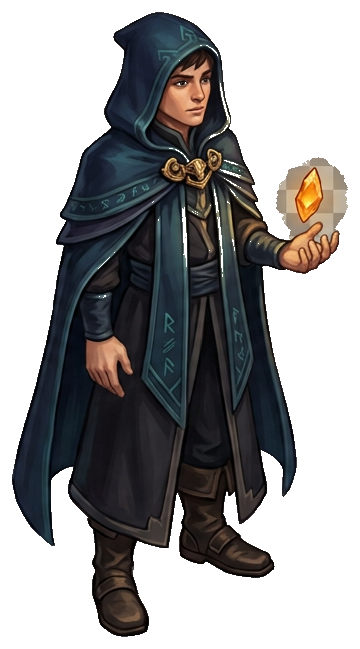
#> input picture Content/Aether/Art/ImportReady/Characters/Mage/PlayerMage_Idle.png, 360 x 649 px
$ python build_sprite_sheets.py
#> lines starting #> are read from the running program, lines starting #| are printed output that depends on the picture; after the words box and inside, x2 and y2 are one past the last pixel; in counts of white or black regions, pixels touching at a corner belong together
#!/usr/bin/env python3
"""Pack prepared character poses into deterministic, row-based sprite sheets.

Generated individual frames stay in ArtSource/Generated/. Prepared frames and
sheet atlases are staged under Content/Aether/Art/ImportReady/ for real Unreal
Paper2D import. The browser preview receives byte-identical local atlases.

Requires Pillow: python -m pip install Pillow
"""
from __future__ import annotations

import json
from pathlib import Path
from typing import Any

from PIL import Image, ImageOps

ROOT = Path(__file__).resolve().parents[2]
IMPORT_ROOT = ROOT / "Content/Aether/Art/ImportReady"
RAW_SHEET_ROOT = ROOT / "ArtSource/Generated/Animations/SpriteSheets"
PREVIEW_ROOT = ROOT / "Preview/assets/spritesheets"


def frame(path: str, *, scale: float = 1.0, offset_x: int = 0, offset_y: int = 0) -> dict[str, Any]:
    return {"path": path, "scale": scale, "offset_x": offset_x, "offset_y": offset_y}


SHEET_SPECS: dict[str, dict[str, Any]] = {
    "player-mage": {
        "filename": "PlayerMage_SpriteSheet.png",
        "preview_filename": "player-mage.png",
        "frame_size": (256, 320),
        "bottom_padding": 8,
        "source_frames": [
            "Content/Aether/Art/ImportReady/Characters/Mage/PlayerMage_Idle.png",
            "Content/Aether/Art/ImportReady/Animations/PlayerMage_Walk.png",
            "Content/Aether/Art/ImportReady/Animations/PlayerMage_Cast.png",
        ],
        "animations": [
            {
                "name": "idle", "fps": 4, "loop": True,
                "frames": [
                    frame("Content/Aether/Art/ImportReady/Characters/Mage/PlayerMage_Idle.png"),
                    frame("Content/Aether/Art/ImportReady/Characters/Mage/PlayerMage_Idle.png", scale=.985, offset_y=-1),
                    frame("Content/Aether/Art/ImportReady/Characters/Mage/PlayerMage_Idle.png", offset_y=-1),
                    frame("Content/Aether/Art/ImportReady/Characters/Mage/PlayerMage_Idle.png", scale=.985),
                ],
            },
            {
                "name": "walk", "fps": 9, "loop": True,
                "frames": [
                    frame("Content/Aether/Art/ImportReady/Characters/Mage/PlayerMage_Idle.png"),
                    frame("Content/Aether/Art/ImportReady/Animations/PlayerMage_Walk.png", offset_y=-1),
                    frame("Content/Aether/Art/ImportReady/Characters/Mage/PlayerMage_Idle.png", offset_y=-1),
                    frame("Content/Aether/Art/ImportReady/Animations/PlayerMage_Walk.png"),
                ],
            },
            {
                "name": "cast", "fps": 12, "loop": False,
                "frames": [
                    frame("Content/Aether/Art/ImportReady/Characters/Mage/PlayerMage_Idle.png"),
                    frame("Content/Aether/Art/ImportReady/Animations/PlayerMage_Cast.png", offset_y=-1),
                    frame("Content/Aether/Art/ImportReady/Animations/PlayerMage_Cast.png"),
                    frame("Content/Aether/Art/ImportReady/Characters/Mage/PlayerMage_Idle.png"),
                ],
            },
        ],
    },
    "elara": {
        "filename": "Elara_SpriteSheet.png",
        "preview_filename": "elara.png",
        "frame_size": (256, 320),
        "bottom_padding": 8,
        "source_frames": [
            "Content/Aether/Art/ImportReady/Animations/Elara_Idle.png",
            "Content/Aether/Art/ImportReady/Animations/Elara_Talk.png",
        ],
        "animations": [
            {
                "name": "idle", "fps": 3.5, "loop": True,
                "frames": [
                    frame("Content/Aether/Art/ImportReady/Animations/Elara_Idle.png"),
                    frame("Content/Aether/Art/ImportReady/Animations/Elara_Idle.png", scale=.985, offset_y=-1),
                    frame("Content/Aether/Art/ImportReady/Animations/Elara_Idle.png", offset_y=-1),
                    frame("Content/Aether/Art/ImportReady/Animations/Elara_Idle.png", scale=.985),
                ],
            },
            {
                "name": "talk", "fps": 5, "loop": False,
                "frames": [
                    frame("Content/Aether/Art/ImportReady/Animations/Elara_Idle.png"),
                    frame("Content/Aether/Art/ImportReady/Animations/Elara_Talk.png", offset_y=-1),
                    frame("Content/Aether/Art/ImportReady/Animations/Elara_Talk.png"),
                    frame("Content/Aether/Art/ImportReady/Animations/Elara_Idle.png"),
                ],
            },
        ],
    },
    "wild-hound": {
        "filename": "WildHound_SpriteSheet.png",
        "preview_filename": "wild-hound.png",
        "frame_size": (384, 320),
        "bottom_padding": 10,
        "source_frames": [
            "Content/Aether/Art/ImportReady/Creatures/WildHound/WildHound_Idle.png",
            "Content/Aether/Art/ImportReady/Animations/WildHound_Run.png",
            "Content/Aether/Art/ImportReady/Animations/WildHound_Attack.png",
        ],
        "animations": [
            {
                "name": "idle", "fps": 4, "loop": True,
                "frames": [
                    frame("Content/Aether/Art/ImportReady/Creatures/WildHound/WildHound_Idle.png"),
                    frame("Content/Aether/Art/ImportReady/Creatures/WildHound/WildHound_Idle.png", scale=.985, offset_y=-1),
                    frame("Content/Aether/Art/ImportReady/Creatures/WildHound/WildHound_Idle.png", offset_y=-1),
                    frame("Content/Aether/Art/ImportReady/Creatures/WildHound/WildHound_Idle.png", scale=.985),
                ],
            },
            {
                "name": "run", "fps": 10, "loop": True,
                "frames": [
                    frame("Content/Aether/Art/ImportReady/Creatures/WildHound/WildHound_Idle.png"),
                    frame("Content/Aether/Art/ImportReady/Animations/WildHound_Run.png", offset_y=-2),
                    frame("Content/Aether/Art/ImportReady/Creatures/WildHound/WildHound_Idle.png", offset_y=-1),
                    frame("Content/Aether/Art/ImportReady/Animations/WildHound_Run.png"),
                ],
            },
            {
                "name": "attack", "fps": 12, "loop": False,
                "frames": [
                    frame("Content/Aether/Art/ImportReady/Animations/WildHound_Run.png"),
                    frame("Content/Aether/Art/ImportReady/Animations/WildHound_Attack.png", offset_y=-2),
                    frame("Content/Aether/Art/ImportReady/Animations/WildHound_Attack.png"),
                    frame("Content/Aether/Art/ImportReady/Animations/WildHound_Run.png"),
                ],
            },
        ],
    },
    "aether-wisp": {
        "filename": "AetherWisp_SpriteSheet.png",
        "preview_filename": "aether-wisp.png",
        "frame_size": (384, 320),
        "bottom_padding": 14,
        "source_frames": [
            "Content/Aether/Art/ImportReady/Animations/AetherWisp_Idle.png",
            "Content/Aether/Art/ImportReady/Animations/AetherWisp_Glide.png",
            "Content/Aether/Art/ImportReady/Animations/AetherWisp_Pulse.png",
        ],
        "animations": [
            {
                "name": "idle", "fps": 4, "loop": True,
                "frames": [
                    frame("Content/Aether/Art/ImportReady/Animations/AetherWisp_Idle.png"),
                    frame("Content/Aether/Art/ImportReady/Animations/AetherWisp_Idle.png", scale=.985, offset_y=-2),
                    frame("Content/Aether/Art/ImportReady/Animations/AetherWisp_Idle.png", offset_y=-3),
                    frame("Content/Aether/Art/ImportReady/Animations/AetherWisp_Idle.png", scale=.985),
                ],
            },
            {
                "name": "glide", "fps": 9, "loop": True,
                "frames": [
                    frame("Content/Aether/Art/ImportReady/Animations/AetherWisp_Idle.png"),
                    frame("Content/Aether/Art/ImportReady/Animations/AetherWisp_Glide.png", offset_y=-2),
                    frame("Content/Aether/Art/ImportReady/Animations/AetherWisp_Idle.png", offset_y=-1),
                    frame("Content/Aether/Art/ImportReady/Animations/AetherWisp_Glide.png"),
                ],
            },
            {
                "name": "pulse", "fps": 12, "loop": False,
                "frames": [
                    frame("Content/Aether/Art/ImportReady/Animations/AetherWisp_Idle.png"),
                    frame("Content/Aether/Art/ImportReady/Animations/AetherWisp_Pulse.png", offset_y=-1),
                    frame("Content/Aether/Art/ImportReady/Animations/AetherWisp_Pulse.png"),
                    frame("Content/Aether/Art/ImportReady/Animations/AetherWisp_Idle.png"),
                ],
            },
        ],
    },
}
#> in pack_sheet, `sheet = Image.new("RGBA", (cell_size[0] * columns, cell_size[1] * rows..`: sheet: PIL image 1024x960 RGBA; every value is 0


def _load_frame(source: Path, cell_size: tuple[int, int], bottom_padding: int, pose: dict[str, Any]) -> Image.Image:
#> called with cell_size = (256, 320), bottom_padding = 8
    with Image.open(source) as loaded:
#> loaded is the input picture: PIL image 360x649 RGBA; mean R, G, B, A 22.9, 22.1, 22.6, 122.6
        sprite = loaded.convert("RGBA")
    alpha = sprite.getchannel("A")
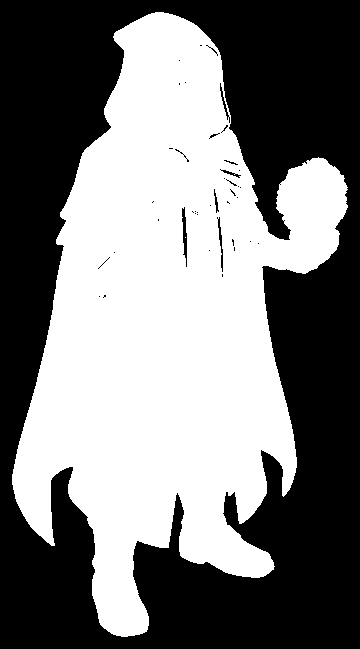
#> alpha: PIL image 360x649 L; 48.1% white; 2 white regions (1 under 20 px), largest, box (x1, y1, x2, y2) and area: (12, 12, 348, 637) 112305
    bounds = alpha.getbbox()
#> bounds = (12, 12, 348, 637)
    if bounds is None:
        raise ValueError(f"Sprite frame is fully transparent: {source}")
    sprite = sprite.crop(bounds)
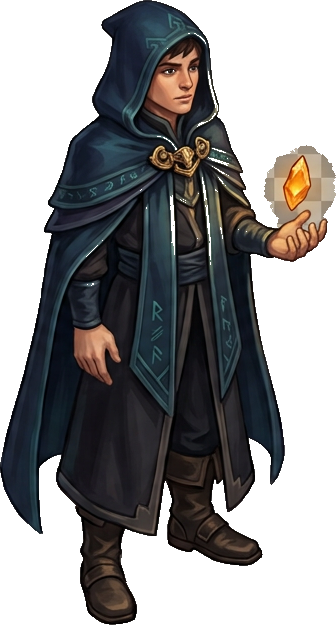
#> sprite: PIL image 336x625 RGBA; mean R, G, B, A 25.4, 24.6, 25.2, 136.4; transparent parts drawn white
    if pose.get("flip_x"):
        sprite = ImageOps.mirror(sprite)

    cell_width, cell_height = cell_size
    maximum_width = cell_width - 24
    maximum_height = cell_height - bottom_padding - 12
    scale = min(maximum_width / sprite.width, maximum_height / sprite.height) * float(pose.get("scale", 1.0))
#> scale = 0.48
    output_size = (max(1, round(sprite.width * scale)), max(1, round(sprite.height * scale)))
#> output_size = (161, 300)
    sprite = sprite.resize(output_size, Image.Resampling.LANCZOS)
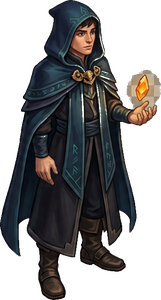
#> sprite: PIL image 161x300 RGBA; mean R, G, B, A 27.5, 26.5, 27.1, 136.3; transparent parts drawn white

    x = (cell_width - sprite.width) // 2 + int(pose.get("offset_x", 0))
#> x = 47
    y = cell_height - bottom_padding - sprite.height + int(pose.get("offset_y", 0))
#> y = 12
    if x < 0 or y < 0 or x + sprite.width > cell_width or y + sprite.height > cell_height:
        raise ValueError(f"Pose does not fit its {cell_width}x{cell_height} frame cell: {source}")

    cell = Image.new("RGBA", cell_size, (0, 0, 0, 0))
#> cell: PIL image 256x320 RGBA; every value is 0
    cell.alpha_composite(sprite, (x, y))
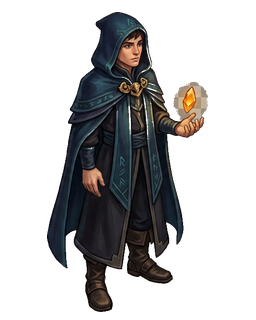
#> cell: PIL image 256x320 RGBA; mean R, G, B, A 16.2, 15.7, 15.9, 80.4; transparent parts drawn white
    return cell


def pack_sheet(spec: dict[str, Any], root: Path = ROOT) -> tuple[Image.Image, dict[str, Any]]:
    cell_size = tuple(spec["frame_size"])
    animations = spec["animations"]
    columns = max(len(animation["frames"]) for animation in animations)
    rows = len(animations)
    sheet = Image.new("RGBA", (cell_size[0] * columns, cell_size[1] * rows), (0, 0, 0, 0))
    metadata_animations: dict[str, Any] = {}

    for row, animation in enumerate(animations):
        for column, pose in enumerate(animation["frames"]):
            source = root / pose["path"]
            if not source.is_file():
                raise FileNotFoundError(f"Missing prepared pose frame: {pose['path']}")
            cell = _load_frame(source, cell_size, spec["bottom_padding"], pose)
            sheet.alpha_composite(cell, (column * cell_size[0], row * cell_size[1]))
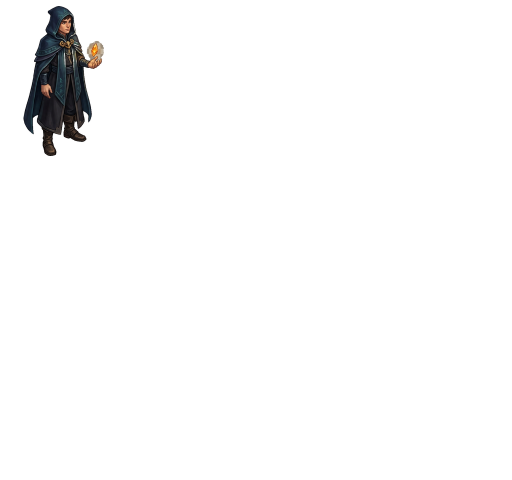
#> sheet: PIL image 1024x960 RGBA (shown at 1/2 size); mean R, G, B, A 1.3, 1.3, 1.3, 6.7; transparent parts drawn white
        metadata_animations[animation["name"]] = {
            "row": row,
            "frames": len(animation["frames"]),
            "fps": animation["fps"],
            "loop": animation["loop"],
        }

    metadata = {
        "schema": "age-of-aether.sprite-sheet.v1",
        "layout": "row-major; animation rows are zero-based; frames advance left-to-right",
        "cell": {"width": cell_size[0], "height": cell_size[1]},
        "columns": columns,
        "rows": rows,
        "animations": metadata_animations,
        "source_frames": spec["source_frames"],
    }
    return sheet, metadata


def build_all_sheets(root: Path = ROOT) -> dict[str, dict[str, Any]]:
    results: dict[str, dict[str, Any]] = {}
    preview_dir = root / "Preview/assets/spritesheets"
    raw_dir = root / "ArtSource/Generated/Animations/SpriteSheets"
    import_dir = root / "Content/Aether/Art/ImportReady/Animations/SpriteSheets"
    for output_dir in (preview_dir, raw_dir, import_dir):
        output_dir.mkdir(parents=True, exist_ok=True)

    for name, spec in SHEET_SPECS.items():
        sheet, metadata = pack_sheet(spec, root)
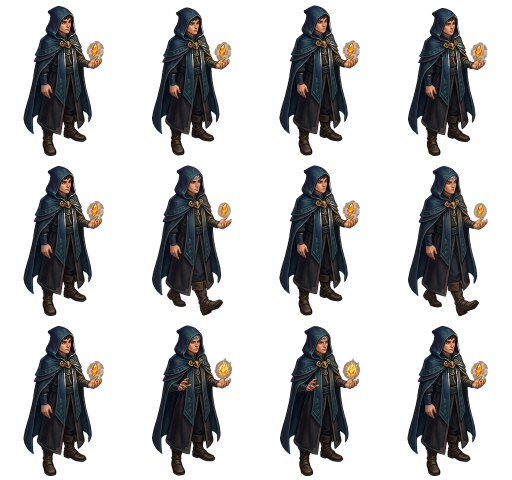
#> sheet: PIL image 1024x960 RGBA (shown at 1/2 size); mean R, G, B, A 16.2, 15.6, 15.9, 80.6; transparent parts drawn white
        raw_path = raw_dir / spec["filename"]
        import_path = import_dir / spec["filename"]
        preview_path = preview_dir / spec["preview_filename"]
        for path in (raw_path, import_path, preview_path):
            sheet.save(path, format="PNG", optimize=True, compress_level=9)
        results[name] = {
            "metadata": metadata,
            "source_path": raw_path.relative_to(root).as_posix(),
            "prepared_import_path": import_path.relative_to(root).as_posix(),
            "preview_path": preview_path.relative_to(root).as_posix(),
            "size": sheet.size,
        }
#> pass 2 of the loop in build_all_sheets, `for name, spec in SHEET_SPECS.items():`:
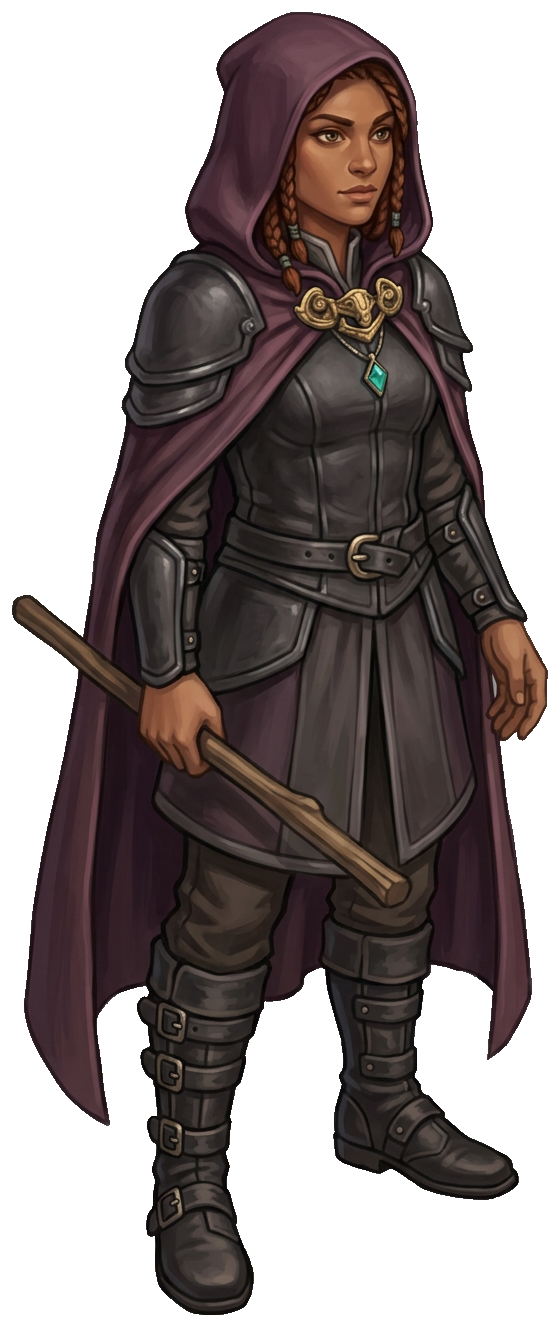
#> input picture Content/Aether/Art/ImportReady/Animations/Elara_Idle.png, 560 x 1327 px
#> in _load_frame, loaded is the input picture: PIL image 560x1327 RGBA; mean R, G, B, A 34.4, 25.9, 25.2, 141.9
#> in _load_frame (call 13), `alpha = sprite.getchannel("A")`:
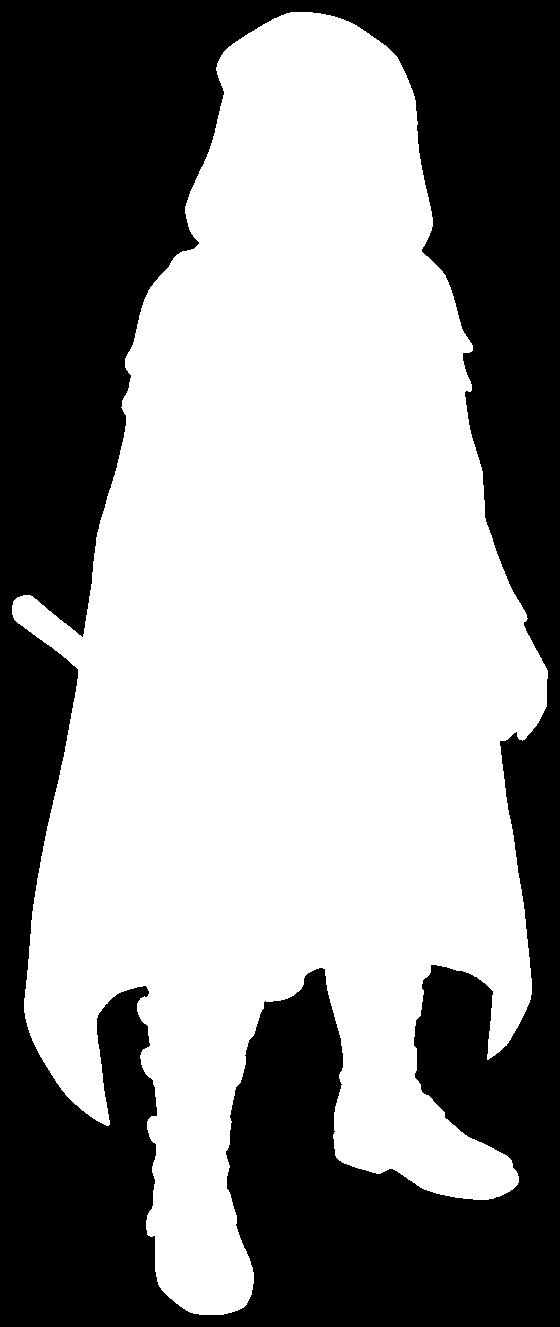
#> alpha: PIL image 560x1327 L; 55.7% white; 1 black region, box (x1, y1, x2, y2) and area: (0, 0, 560, 1327) 329568
#> bounds = (12, 12, 548, 1315)
#> in build_all_sheets, `sheet, metadata = pack_sheet(spec, root)`:
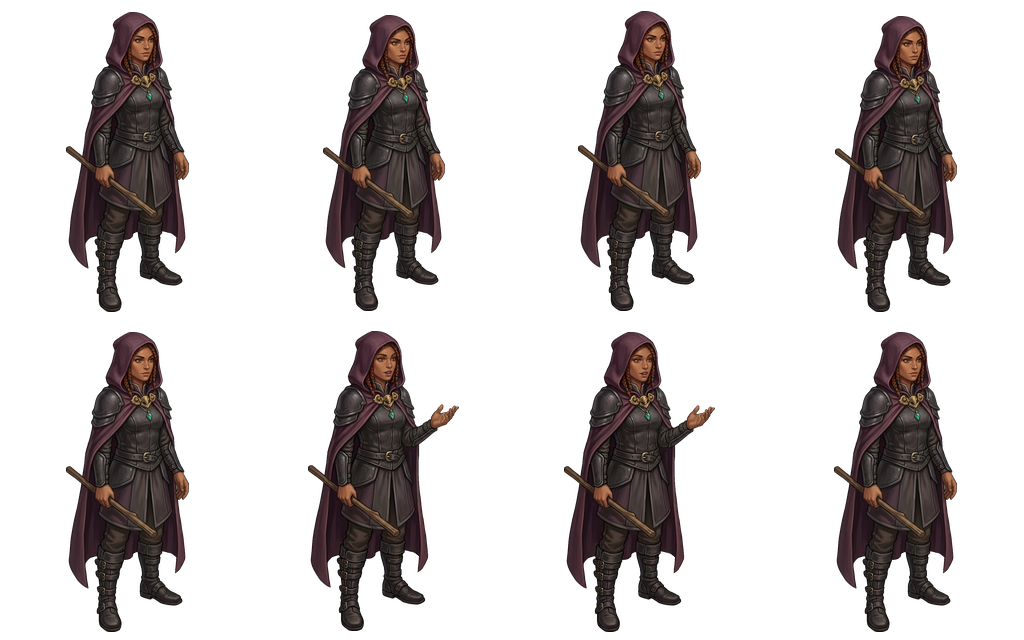
#> sheet: PIL image 1024x640 RGBA; mean R, G, B, A 17.1, 12.7, 12.4, 68; transparent parts drawn white

    manifest = {name: result["metadata"] for name, result in results.items()}
    encoded = json.dumps(manifest, indent=2, ensure_ascii=False) + "\n"
    (preview_dir / "manifest.json").write_text(encoded, encoding="utf-8")
    (import_dir / "manifest.json").write_text(encoded, encoding="utf-8")
    return results


def main() -> None:
    results = build_all_sheets()
    for name, result in results.items():
        width, height = result["size"]
        print(f"Built {name}: {width}x{height} -> {result['prepared_import_path']} and {result['preview_path']}")


if __name__ == "__main__":
#> (the run stopped early here; a loop or call above may not have finished)
